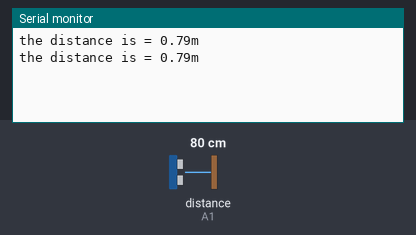
A sketch run on a simulated Arduino Uno, built with avr-gcc and run on an emulated ATmega328P. Parts: the last lines printed to the serial monitor. Wiring (inferred from the names in the program): ultrasonic range finder: trigger A0; echo A1. The inputs (shaded band) are chosen by the test bench; at power-on: distance to the obstacle (sensor on A1) 80 cm. The echo pulse lasts 58.3 µs per cm.

Above: at 5.8 s.
5.9 s: distance to the obstacle (sensor on A1) set to 2 cm
At 11.0 s:
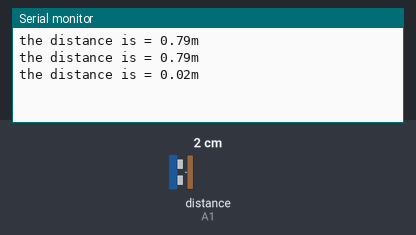
11.9 s: distance to the obstacle (sensor on A1) set to 4 cm
At 16.1 s:
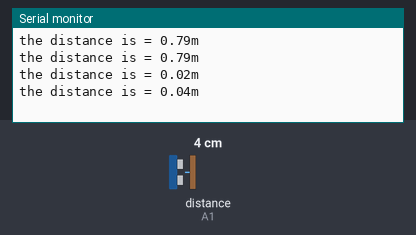
Timing chart, 0 to 17.6 s (numbered marks = the images above; inputs shaded):
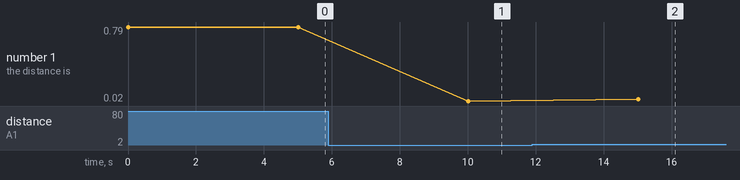

Measured:
- after the input at 5.9 s, the serial monitor: prints a new line after 4.1 s (image 1)
- after the input at 11.9 s, the serial monitor: prints a new line after 3.1 s (image 2)
- plotted number 1: 0.79 → 0.02 after the input at 5.9 s, 0.02 → 0.04 after the input at 11.9 s

The sketch:

2.0_ultrasonicSensor.ino
```cpp
int trigpin= A0;
int echopin= A1;

void setup() {
  // put your setup code here, to run once:
pinMode( trigpin, OUTPUT);
pinMode(echopin, INPUT);
Serial.begin(9600);

}

void loop() {
  // put your main code here, to run repeatedly:
digitalWrite( trigpin,LOW); // initially making LOW
delay(2);
digitalWrite(trigpin,HIGH); // HIGH condition
delayMicroseconds(10);
digitalWrite(trigpin,LOW); // Making LOW
float duration= pulseIn(echopin,HIGH); // counting time as long as trigpin HIGH

float distance= (duration*0.00034)/2 ;
Serial.print("the distance is = ");
Serial.print( distance);
Serial.print("m");
Serial.println();

delay(5000);

}
```
